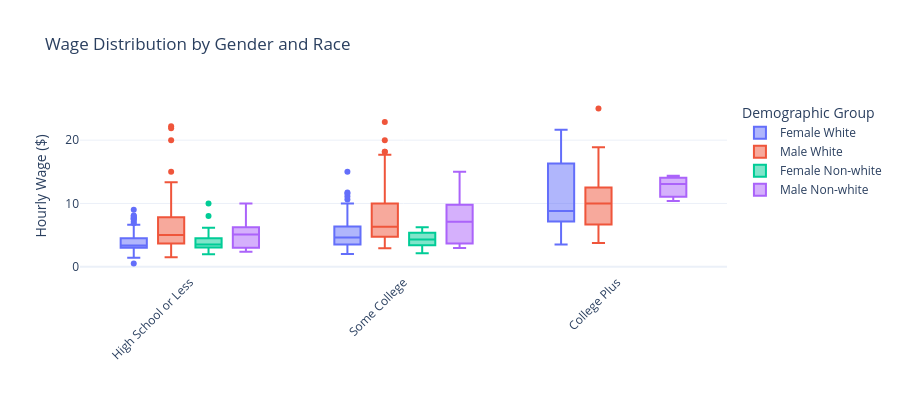

Here is the notebook cell this chart was saved with:
### Code cell
fig = px.box(wages, 
                      x='Education_Level', 
                      y='wage',
                      title='Wage Distribution by Gender and Race',
                      labels={'Gender_Race': 'Demographic Group',
                             'wage': 'Hourly Wage ($)',
                             'Education_Level': ''},
                      template='plotly_white',
                      color='Gender_Race')

# Update layout for better readability
fig.update_layout(
    height=400,
    xaxis_tickangle=-45,
)
fig.show()

### Figure 1 — Plotly figure (JSON) as saved in the notebook; plotly's stock layout.template omitted (floating-point values rounded to 4 significant figures; data arrays with more than 128 entries replaced by an {"elided": "..."} marker saying what was removed)
{"data": [{"alignmentgroup": "True", "hovertemplate": "Demographic Group=Female White<br>=%{x}<br>Hourly Wage ($)=%{y}<extra></extra>", "legendgroup": "Female White", "marker": {"color": "#636efa"}, "name": "Female White", "notched": false, "offsetgroup": "Female White", "orientation": "v", "showlegend": true, "type": "box", "x": {"elided": "227 str values"}, "x0": " ", "xaxis": "x", "y": {"elided": "227 float values"}, "y0": " ", "yaxis": "y"}, {"alignmentgroup": "True", "hovertemplate": "Demographic Group=Male White<br>=%{x}<br>Hourly Wage ($)=%{y}<extra></extra>", "legendgroup": "Male White", "marker": {"color": "#EF553B"}, "name": "Male White", "notched": false, "offsetgroup": "Male White", "orientation": "v", "showlegend": true, "type": "box", "x": {"elided": "245 str values"}, "x0": " ", "xaxis": "x", "y": {"elided": "245 float values"}, "y0": " ", "yaxis": "y"}, {"alignmentgroup": "True", "hovertemplate": "Demographic Group=Female Non-white<br>=%{x}<br>Hourly Wage ($)=%{y}<extra></extra>", "legendgroup": "Female Non-white", "marker": {"color": "#00cc96"}, "name": "Female Non-white", "notched": false, "offsetgroup": "Female Non-white", "orientation": "v", "showlegend": true, "type": "box", "x": ["High School or Less", "Some College", "High School or Less", "High School or Less", "High School or Less", "Some College", "High School or Less", "High School or Less", "Some College", "High School or Less", "Some College", "High School or Less", "High School or Less", "High School or Less", "High School or Less", "Some College", "High School or Less", "Some College", "High School or Less", "High School or Less", "Some College", "High School or Less", "High School or Less", "High School or Less", "Some College"], "x0": " ", "xaxis": "x", "y": [6.0, 4.27, 6.15, 10.0, 3.71, 6.25, 3.5, 2.0, 2.14, 3.5, 6.25, 2.95, 4.0, 3.06, 1.96, 4.5, 3.5, 3.26, 3.1, 8.0, 4.34, 3.5, 3.5, 3.0, 3.5], "y0": " ", "yaxis": "y"}, {"alignmentgroup": "True", "hovertemplate": "Demographic Group=Male Non-white<br>=%{x}<br>Hourly Wage ($)=%{y}<extra></extra>", "legendgroup": "Male Non-white", "marker": {"color": "#ab63fa"}, "name": "Male Non-white", "notched": false, "offsetgroup": "Male Non-white", "orientation": "v", "showlegend": true, "type": "box", "x": ["Some College", "High School or Less", "College Plus", "High School or Less", "Some College", "Some College", "High School or Less", "Some College", "High School or Less", "High School or Less", "High School or Less", "High School or Less", "High School or Less", "Some College", "High School or Less", "High School or Less", "High School or Less", "High School or Less", "High School or Less", "Some College", "Some College", "High School or Less", "College Plus", "High School or Less", "College Plus", "High School or Less", "High School or Less", "High School or Less", "Some College"], "x0": " ", "xaxis": "x", "y": [9.56, 10.0, 13.08, 9.85, 15.0, 10.0, 2.38, 8.75, 3.25, 6.76, 5.2, 5.9, 3.0, 2.95, 7.0, 3.0, 5.25, 4.24, 2.9, 3.0, 5.43, 6.25, 10.38, 4.0, 14.38, 2.92, 5.95, 5.0, 4.38], "y0": " ", "yaxis": "y"}], "layout": {"boxmode": "group", "height": 400, "legend": {"title": {"text": "Demographic Group"}, "tracegroupgap": 0}, "title": {"text": "Wage Distribution by Gender and Race"}, "xaxis": {"anchor": "y", "domain": [0, 1], "tickangle": -45, "title": {"text": ""}}, "yaxis": {"anchor": "x", "domain": [0, 1], "title": {"text": "Hourly Wage ($)"}}}}
